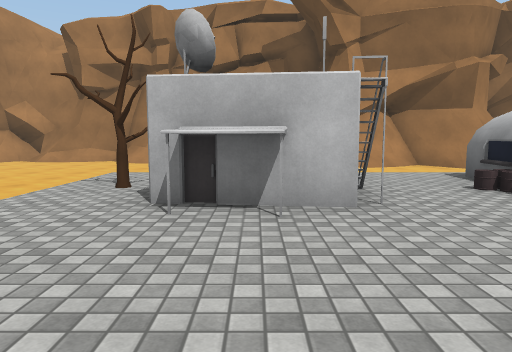
view 1 (above)

24 first-person views from a walk through a 3-D level made in the Unity game engine. The camera is 1.3 m above the floor, tilts 6° down and sees 70° across. The floor is counted in squares, 2 m on a side. Each view is taken from the middle of a square. On the plan, view 1 faces up. The plan holds only what a view shows up to about 11 squares ahead; the rest is blank. The place goes on beyond the plan. The player character is not drawn. Some animated figures are left out. Surface patterns are stand-ins for the level's own textures.

view 2
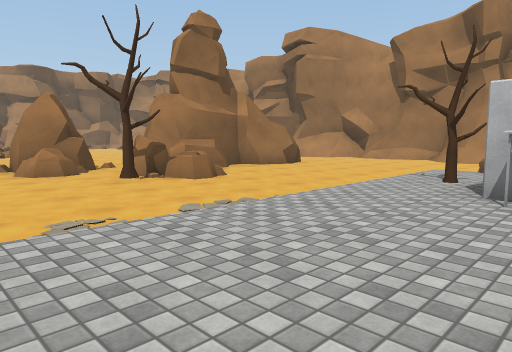

view 3
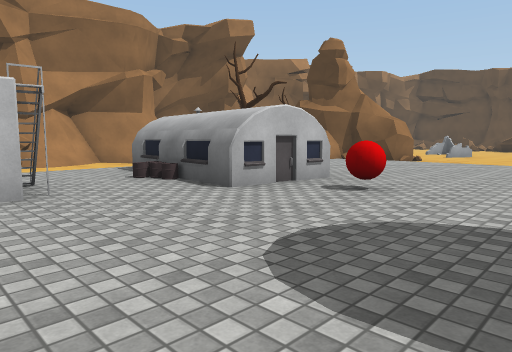

view 4
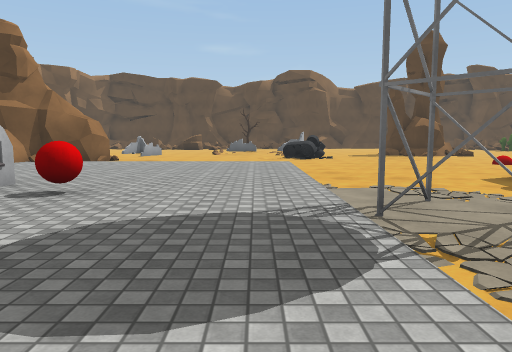

view 5
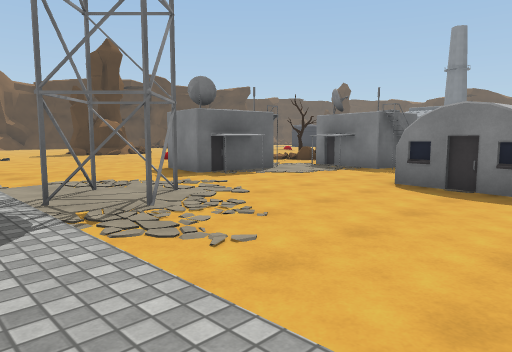

view 6
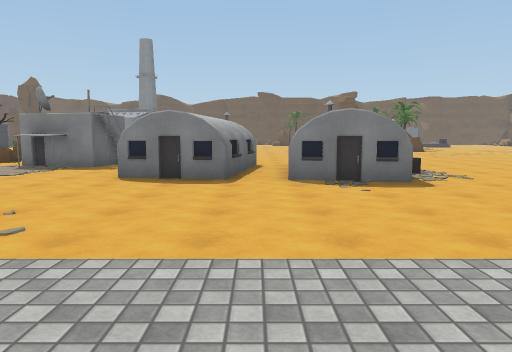

view 7
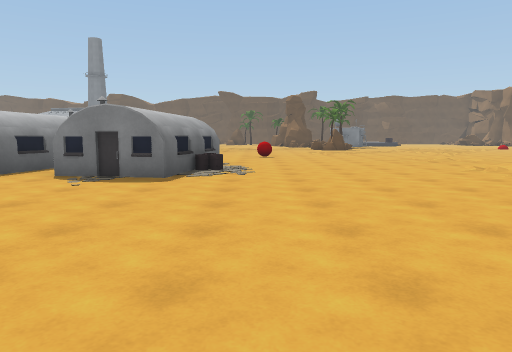

view 8
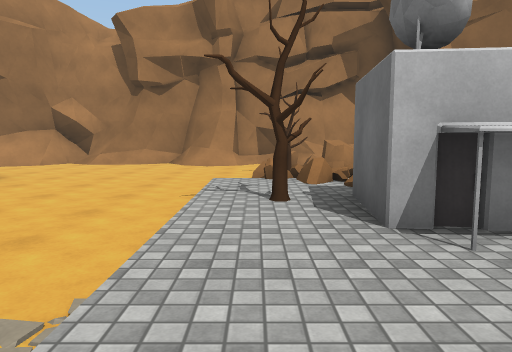

view 9
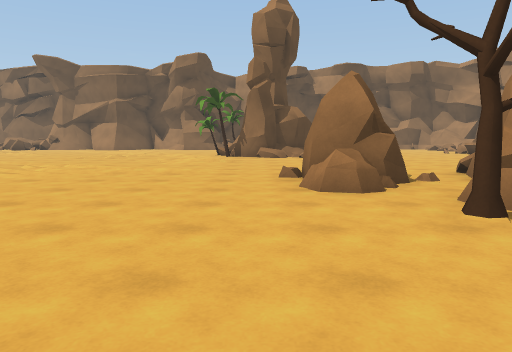

view 10
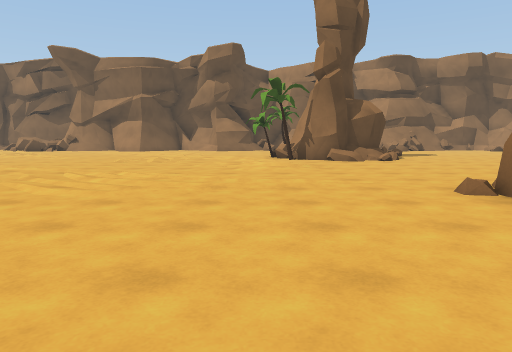

view 11
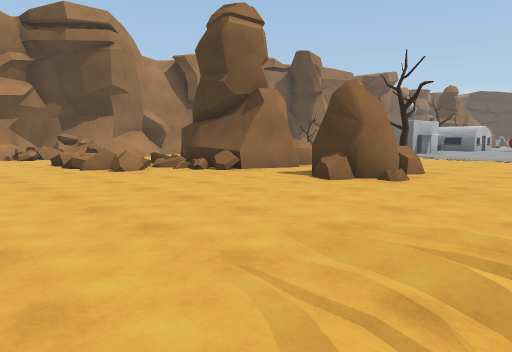

view 12
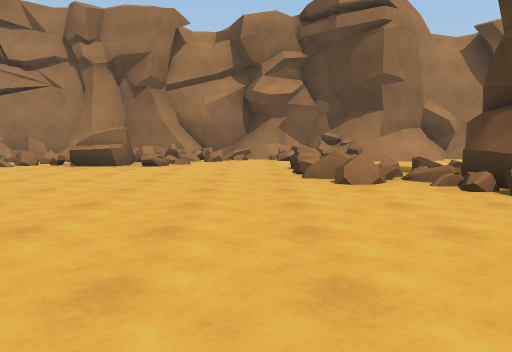

view 13
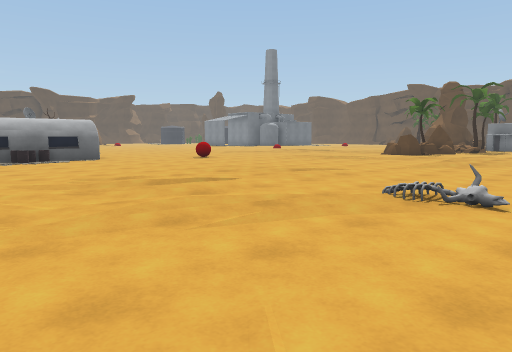

view 14
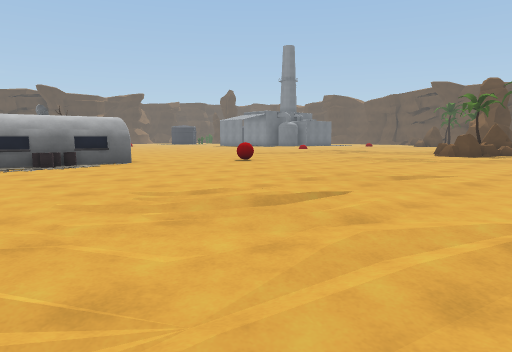

view 15
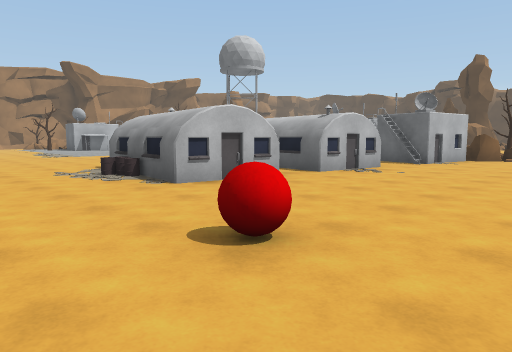

view 16
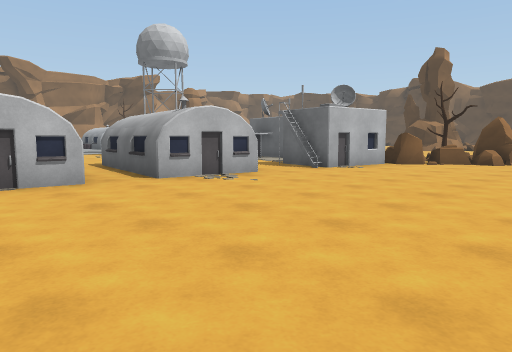

view 17
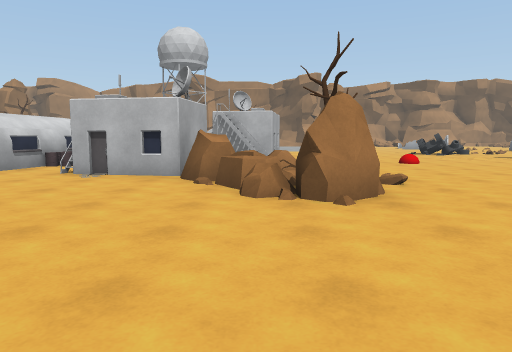

view 18
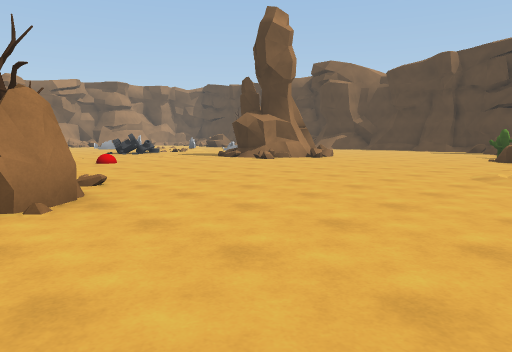

view 19
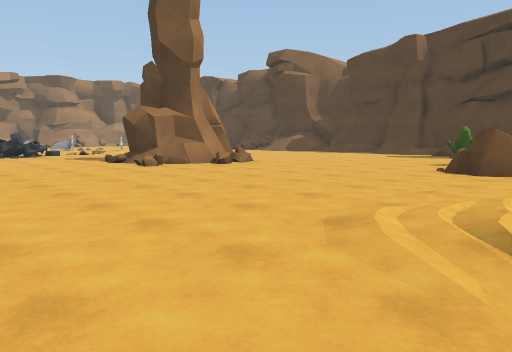

view 20
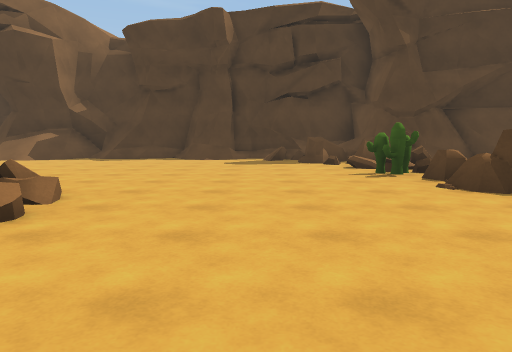

view 21
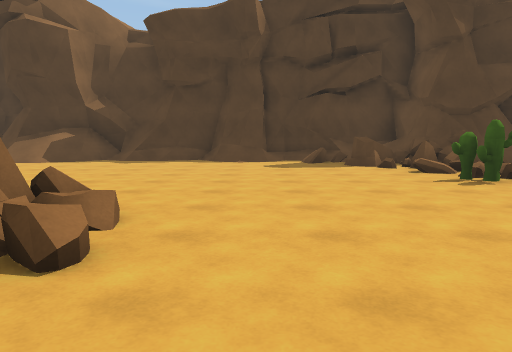

view 22
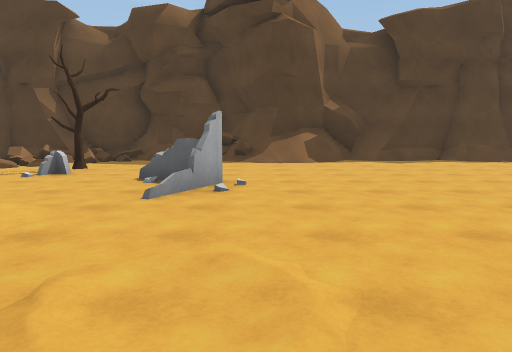

view 23
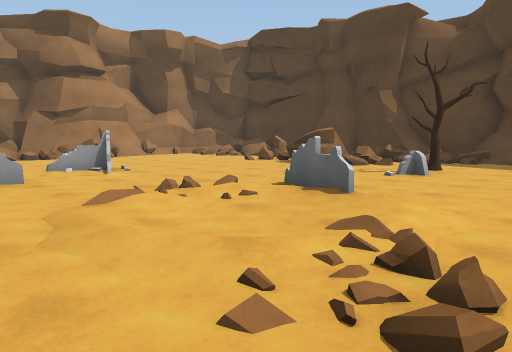

view 24
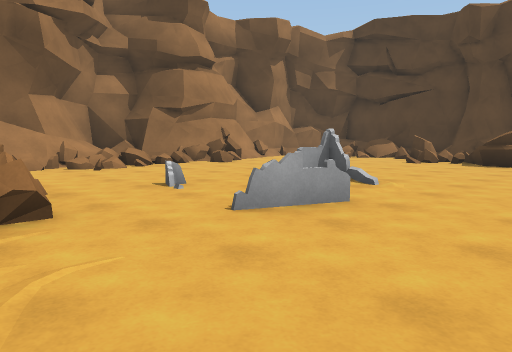

### Floor plan
Key: @ floor where view 1 was taken; # wall or solid block; x gap in a wall; . main floor; : floor 0.25 m higher than the main floor; + floor 0.5 m higher than the main floor; / step, stairs or slope; = window, fence, low wall or low ledge; ^ raised ledge; O other object.
Columns run from 16 left of view 1 to 25 right of it. Each row starts with its distance up from view 1.
 11  ##:==###.#######             ####
 10 ^==.. .:.......=^ ####         =.###
  9 #/...  .........x =/.#        .#=//#.
  8 =/..##.. ...../O# ....        .......
  7 .....=/###....=/  ///         .......
  6 ....==####....:/  :/O     #  ^.........
  5 ....=/####....OO O:/OOO  :###=.=/.....===
  4 ....../##^O...:OOO:/O O:::/# ...:#....+:##
  3 .........OO...::O::OOO::::/:...=......=  #
  2 #......#O.O...::::::::::::/:..........##=#
  1 #.....O#O....:::::::O:::::/.....//....///#
  0 #............:::@:::::::::/   ./.#=.=O..=#
 -1 O..:..:.......::::::::::::/   ./.=.......#
 -2 .:.:..:......./////////////.  ////.....  #
 -3 :....::............##:......  //../#.... =
 -4 :....:.............#=....::....:.../....=#
 -5 :....::.................:::..:........../#
 -6 .............OO......OO..:............../#
 -7 ...:::.:....OOO.OO..:OO ......=#  .......#
 -8 .....::.....OO .OO....O  ......#   ......#
 -9 ..=.........OOOOOO.#O:.  ......###.......#
-10   ....:.........OO.OO#. ........//....../#
-11   ...:...............OOO/.............../#
-12   .........O..........OO/................#
-13   ....................OO...............#=#
-14    .:....:.........................O.#=^##
-15    ::..:/   ....    ..............OOO==###
-16    :.::.             ......./:... O ==.###
-17    :::..              ......::        .#

Where each view was taken, in squares from view 1:
view 1: 0 up, 0 right, facing up
view 2: 1 down, 0 right, facing up-left
view 3: 1 down, 0 right, facing up-right
view 4: 1 down, 0 right, facing right
view 5: 1 down, 1 left, facing down-right
view 6: 0 up, 1 left, facing down
view 7: 0 up, 5 left, facing down
view 8: 1 up, 2 left, facing up
view 9: 0 up, 3 left, facing left
view 10: 2 down, 5 left, facing left
view 11: 2 down, 15 left, facing up-right
view 12: 0 up, 13 left, facing up
view 13: 5 down, 15 left, facing down-right
view 14: 5 down, 13 left, facing down-right
view 15: 14 down, 7 left, facing up-right
view 16: 15 down, 4 left, facing up-right
view 17: 17 down, 6 right, facing up
view 18: 17 down, 6 right, facing up-right
view 19: 17 down, 10 right, facing up-right
view 20: 12 down, 13 right, facing right
view 21: 11 down, 14 right, facing right
view 22: 4 down, 14 right, facing right
view 23: 3 down, 14 right, facing up-right
view 24: 1 up, 12 right, facing up-right
